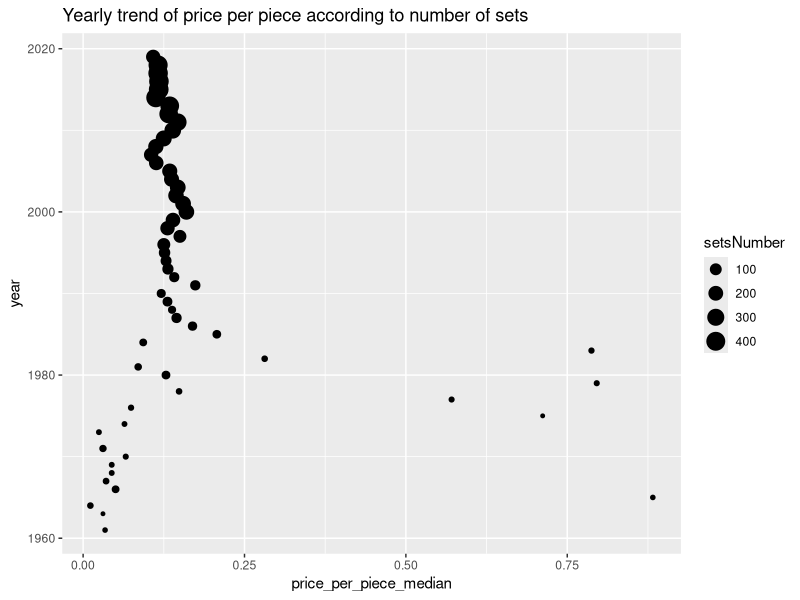

Recreate this plot in R.
## ---- chunk 1
library(tidyverse)
## ---- chunk 2
lego <- read_csv("data/lego.csv")
## ---- chunk 3
lego <- filter(lego, !is.na(retail_price), !is.na(pieces), pieces != 0)
## ---- chunk 4
lego2 <- arrange(lego, desc(retail_price))
lego2[1:3, ] #print first 3 rows 
## ---- chunk 5
lego <- mutate(lego, price_per_piece=retail_price/pieces)
## ---- chunk 6
lego4 <- arrange(lego, desc(price_per_piece))
select(lego4[1:5, ], name, themegroup, theme, pieces, price_per_piece)
## ---- chunk 7
lego5 <- filter(lego, theme == "The Lord of the Rings")
lego6 <- group_by(lego5, subtheme)
summarize(lego6, cheap_lego = min(retail_price),
          expensive_lego = max(retail_price))
## ---- chunk 8
lego7 <- group_by(lego, year)
yearly_trends <- summarize(lego7, setsNumber = n(), price_per_piece_median = median(price_per_piece))
## ---- chunk 9
library(ggplot2)
ggplot(data=yearly_trends, mapping=aes(x=price_per_piece_median, y=year, size = setsNumber)) + geom_point() + labs(title = "Yearly trend of price per piece according to number of sets") 
